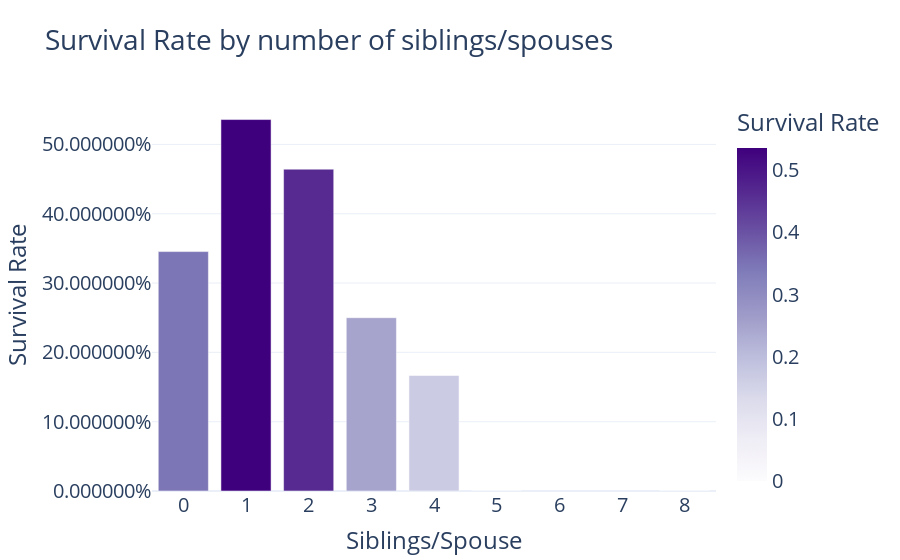

The notebook cell saved with this chart:
### Code cell
fig.show()

### Figure 1 — Plotly figure (JSON) as saved in the notebook; plotly's stock layout.template omitted (floating-point values rounded to 4 significant figures)
{"data": [{"alignmentgroup": "True", "hovertemplate": "Siblings/Spouse=%{x}<br>Survival Rate=%{marker.color}<extra></extra>", "legendgroup": "", "marker": {"color": [0.5359, 0.4643, 0.3454, 0.25, 0.1667, 0, 0], "coloraxis": "coloraxis", "pattern": {"shape": ""}}, "name": "", "offsetgroup": "", "orientation": "v", "showlegend": false, "textposition": "auto", "type": "bar", "x": [1, 2, 0, 3, 4, 5, 8], "xaxis": "x", "y": [0.5359, 0.4643, 0.3454, 0.25, 0.1667, 0, 0], "yaxis": "y"}], "layout": {"autosize": true, "barmode": "relative", "coloraxis": {"colorbar": {"title": {"text": "Survival Rate"}}, "colorscale": [[0, "rgb(252,251,253)"], [0.125, "rgb(239,237,245)"], [0.25, "rgb(218,218,235)"], [0.375, "rgb(188,189,220)"], [0.5, "rgb(158,154,200)"], [0.625, "rgb(128,125,186)"], [0.75, "rgb(106,81,163)"], [0.875, "rgb(84,39,143)"], [1, "rgb(63,0,125)"]]}, "legend": {"tracegroupgap": 0}, "title": {"text": "Survival Rate by number of siblings/spouses"}, "xaxis": {"anchor": "y", "autorange": true, "domain": [0, 1], "range": [-0.5, 8.5], "tickmode": "linear", "title": {"text": "Siblings/Spouse"}, "type": "linear"}, "yaxis": {"anchor": "x", "autorange": true, "domain": [0, 1], "range": [0, 0.5641], "tickformat": "%", "title": {"text": "Survival Rate"}, "type": "linear"}}}
